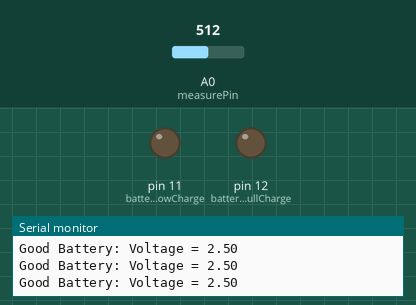
Simulated run of this sketch. Board: Arduino Uno, built with avr-gcc and run on an emulated ATmega328P. Parts: output pins drawn as LEDs (lit = HIGH), the last lines printed to the serial monitor. The test bench sets the inputs (shaded band); at power-on: A0 (measurePin) = 512.

Above: at 1.3 s.
1.4 s: A0 (measurePin) set to 505
At 2.2 s:
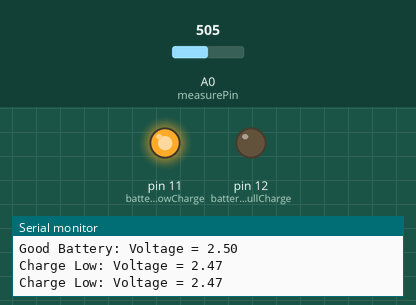
3.0 s: A0 (measurePin) set to 1023
At 3.4 s:
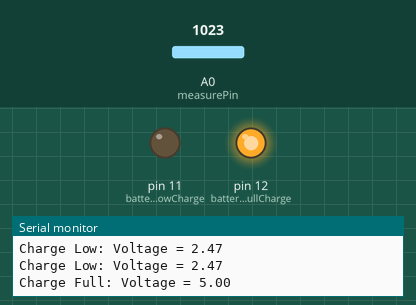
4.5 s: A0 (measurePin) set to 938
6.0 s: A0 (measurePin) set to 903
At 7.0 s:
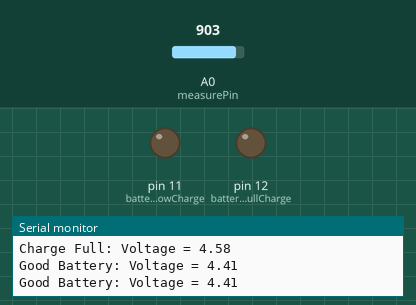
7.5 s: A0 (measurePin) set to 511
At 8.2 s:
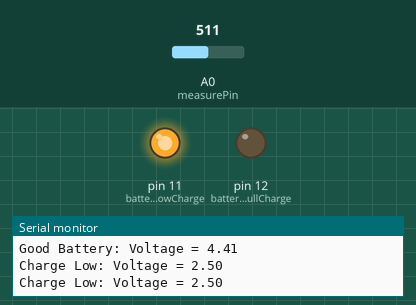
Timing chart, 0 to 10.0 s (numbered marks = the images above; inputs shaded):
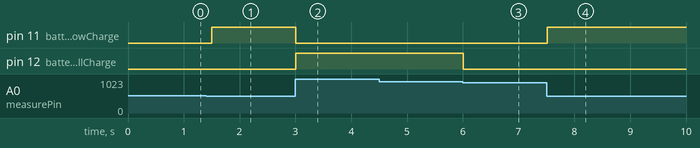

The sketch:

PotentiometerReading.ino
```cpp
//Read the voltage in the circuit using Potentiometer
//Potentiometer Pin Connection Pin1 = 5V, Pin2 = GND and Pin3 = measurePin(A0)

float readValue;
int waitTime = 500;
int measurePin = A0;
int batteryLedFullCharge = 12;
int batteryLedLowCharge = 11;
void setup() {
  // put your setup code here, to run once:
  pinMode(measurePin,INPUT);
  pinMode(batteryLedFullCharge, OUTPUT);
  pinMode(batteryLedLowCharge, OUTPUT);
  Serial.begin(9600);
}

void loop() {
  // put your main code here, to run repeatedly:
  readValue = (5./1023.)*analogRead(measurePin);
  if (readValue >= 4.5){
    Serial.print("Charge Full: Voltage = ");
    digitalWrite(batteryLedFullCharge, HIGH);
    digitalWrite(batteryLedLowCharge, LOW);
    }
   else if (readValue <= 2.5){
    Serial.print("Charge Low: Voltage = ");
    digitalWrite(batteryLedFullCharge, LOW);
    digitalWrite(batteryLedLowCharge, HIGH);
    }
   else {
    Serial.print("Good Battery: Voltage = ");
    digitalWrite(batteryLedFullCharge, LOW);
    digitalWrite(batteryLedLowCharge, LOW);
    }
  Serial.println(readValue);
  delay(waitTime);
}
```

Measured:
- the behaviour switches between 512 and 511 on A0 (measurePin) (found by bisection; images 0 and 1)
- the behaviour switches between 921 and 920 on A0 (measurePin) (found by bisection; images 2 and 3)
- after the input at 1.4 s, pin 11 (batteryLedLowCharge): LOW → HIGH after 0.10 s
- after the input at 3.0 s, pin 11 (batteryLedLowCharge): HIGH → LOW at once; pin 12 (batteryLedFullCharge): LOW → HIGH at once
- after the input at 6.0 s, pin 12 (batteryLedFullCharge): HIGH → LOW at once
- after the input at 7.5 s, pin 11 (batteryLedLowCharge): LOW → HIGH at once
